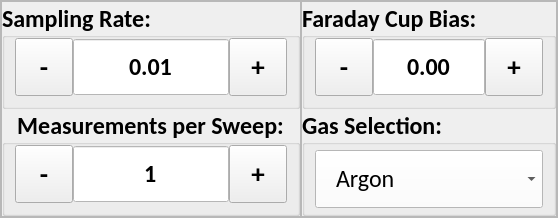
         <widget class="QFrame" name="frame_11">
          <property name="frameShape">
           <enum>QFrame::StyledPanel</enum>
          </property>
          <property name="frameShadow">
           <enum>QFrame::Raised</enum>
          </property>
          <layout class="QHBoxLayout" name="horizontalLayout_18">
           <property name="spacing">
            <number>0</number>
           </property>
           <property name="leftMargin">
            <number>0</number>
           </property>
           <property name="topMargin">
            <number>0</number>
           </property>
           <property name="rightMargin">
            <number>0</number>
           </property>
           <property name="bottomMargin">
            <number>0</number>
           </property>
           <item>
            <widget class="QFrame" name="frame_12">
             <property name="frameShape">
              <enum>QFrame::StyledPanel</enum>
             </property>
             <property name="frameShadow">
              <enum>QFrame::Raised</enum>
             </property>
             <layout class="QVBoxLayout" name="verticalLayout_13">
              <property name="spacing">
               <number>0</number>
              </property>
              <property name="leftMargin">
               <number>0</number>
              </property>
              <property name="topMargin">
               <number>0</number>
              </property>
              <property name="rightMargin">
               <number>0</number>
              </property>
              <property name="bottomMargin">
               <number>0</number>
              </property>
              <item>
               <widget class="QGroupBox" name="hea_sampling_rate_gb">
                <property name="font">
                 <font>
                  <family>Calibri</family>
                  <pointsize>18</pointsize>
                  <weight>75</weight>
                  <bold>true</bold>
                 </font>
                </property>
                <property name="styleSheet">
                 <string notr="true"/>
                </property>
                <property name="title">
                 <string>Sampling Rate:</string>
                </property>
                <property name="alignment">
                 <set>Qt::AlignLeading|Qt::AlignLeft|Qt::AlignVCenter</set>
                </property>
                <layout class="QHBoxLayout" name="horizontalLayout_19">
                 <property name="spacing">
                  <number>0</number>
                 </property>
                 <property name="leftMargin">
                  <number>10</number>
                 </property>
                 <property name="topMargin">
                  <number>0</number>
                 </property>
                 <property name="rightMargin">
                  <number>10</number>
                 </property>
                 <property name="bottomMargin">
                  <number>10</number>
                 </property>
                 <item>
                  <widget class="QToolButton" name="hea_sampling_rate_minus">
                   <property name="minimumSize">
                    <size>
                     <width>58</width>
                     <height>58</height>
                    </size>
                   </property>
                   <property name="maximumSize">
                    <size>
                     <width>58</width>
                     <height>58</height>
                    </size>
                   </property>
                   <property name="font">
                    <font>
                     <pointsize>20</pointsize>
                     <weight>75</weight>
                     <bold>true</bold>
                    </font>
                   </property>
                   <property name="text">
                    <string>-</string>
                   </property>
                  </widget>
                 </item>
                 <item>
                  <widget class="QDoubleSpinBox" name="hea_sampling_rate_input">
                   <property name="minimumSize">
                    <size>
                     <width>0</width>
                     <height>58</height>
                    </size>
                   </property>
                   <property name="maximumSize">
                    <size>
                     <width>1000</width>
                     <height>58</height>
                    </size>
                   </property>
                   <property name="font">
                    <font>
                     <family>Calibri</family>
                     <pointsize>18</pointsize>
                    </font>
                   </property>
                   <property name="focusPolicy">
                    <enum>Qt::NoFocus</enum>
                   </property>
                   <property name="layoutDirection">
                    <enum>Qt::LeftToRight</enum>
                   </property>
                   <property name="styleSheet">
                    <string notr="true">QDoubleSpinBox {
	background-color: #FFFFFF;
}</string>
                   </property>
                   <property name="alignment">
                    <set>Qt::AlignCenter</set>
                   </property>
                   <property name="readOnly">
                    <bool>true</bool>
                   </property>
                   <property name="buttonSymbols">
                    <enum>QAbstractSpinBox::NoButtons</enum>
                   </property>
                   <property name="correctionMode">
                    <enum>QAbstractSpinBox::CorrectToPreviousValue</enum>
                   </property>
                   <property name="showGroupSeparator" stdset="0">
                    <bool>false</bool>
                   </property>
                   <property name="decimals">
                    <number>2</number>
                   </property>
                   <property name="minimum">
                    <double>0.010000000000000</double>
                   </property>
                   <property name="maximum">
                    <double>10000.000000000000000</double>
                   </property>
                   <property name="value">
                    <double>0.010000000000000</double>
                   </property>
                  </widget>
                 </item>
                 <item>
                  <widget class="QToolButton" name="hea_sampling_rate_plus">
                   <property name="minimumSize">
                    <size>
                     <width>58</width>
                     <height>58</height>
                    </size>
                   </property>
                   <property name="maximumSize">
                    <size>
                     <width>16777215</width>
                     <height>58</height>
                    </size>
                   </property>
                   <property name="font">
                    <font>
                     <pointsize>20</pointsize>
                     <weight>75</weight>
                     <bold>true</bold>
                    </font>
                   </property>
                   <property name="focusPolicy">
                    <enum>Qt::NoFocus</enum>
                   </property>
                   <property name="text">
                    <string>+</string>
                   </property>
                  </widget>
                 </item>
                </layout>
               </widget>
              </item>
              <item>
               <widget class="QGroupBox" name="hea_num_measurements_gb">
                <property name="font">
                 <font>
                  <family>Calibri</family>
                  <pointsize>18</pointsize>
                  <weight>75</weight>
                  <bold>true</bold>
                 </font>
                </property>
                <property name="title">
                 <string>Measurements per Sweep:</string>
                </property>
                <property name="alignment">
                 <set>Qt::AlignCenter</set>
                </property>
                <layout class="QHBoxLayout" name="horizontalLayout_20">
                 <property name="spacing">
                  <number>0</number>
                 </property>
                 <property name="leftMargin">
                  <number>10</number>
                 </property>
                 <property name="topMargin">
                  <number>0</number>
                 </property>
                 <property name="rightMargin">
                  <number>10</number>
                 </property>
                 <property name="bottomMargin">
                  <number>10</number>
                 </property>
                 <item>
                  <widget class="QToolButton" name="hea_num_measurements_minus">
                   <property name="minimumSize">
                    <size>
                     <width>58</width>
                     <height>58</height>
                    </size>
                   </property>
                   <property name="maximumSize">
                    <size>
                     <width>58</width>
                     <height>58</height>
                    </size>
                   </property>
                   <property name="font">
                    <font>
                     <pointsize>20</pointsize>
                     <weight>75</weight>
                     <bold>true</bold>
                    </font>
                   </property>
                   <property name="text">
                    <string>-</string>
                   </property>
                  </widget>
                 </item>
                 <item>
                  <widget class="QDoubleSpinBox" name="hea_num_measurements_input">
                   <property name="minimumSize">
                    <size>
                     <width>0</width>
                     <height>58</height>
                    </size>
                   </property>
                   <property name="maximumSize">
                    <size>
                     <width>1000</width>
                     <height>58</height>
                    </size>
                   </property>
                   <property name="font">
                    <font>
                     <family>Calibri</family>
                     <pointsize>18</pointsize>
                    </font>
                   </property>
                   <property name="styleSheet">
                    <string notr="true">QDoubleSpinBox {
	background-color: #FFFFFF;
}</string>
                   </property>
                   <property name="alignment">
                    <set>Qt::AlignCenter</set>
                   </property>
                   <property name="readOnly">
                    <bool>true</bool>
                   </property>
                   <property name="buttonSymbols">
                    <enum>QAbstractSpinBox::NoButtons</enum>
                   </property>
                   <property name="correctionMode">
                    <enum>QAbstractSpinBox::CorrectToPreviousValue</enum>
                   </property>
                   <property name="showGroupSeparator" stdset="0">
                    <bool>false</bool>
                   </property>
                   <property name="decimals">
                    <number>0</number>
                   </property>
                   <property name="minimum">
                    <double>1.000000000000000</double>
                   </property>
                   <property name="maximum">
                    <double>10000.000000000000000</double>
                   </property>
                  </widget>
                 </item>
                 <item>
                  <widget class="QToolButton" name="hea_num_measurements_plus">
                   <property name="minimumSize">
                    <size>
                     <width>58</width>
                     <height>58</height>
                    </size>
                   </property>
                   <property name="maximumSize">
                    <size>
                     <width>16777215</width>
                     <height>58</height>
                    </size>
                   </property>
                   <property name="font">
                    <font>
                     <pointsize>20</pointsize>
                     <weight>75</weight>
                     <bold>true</bold>
                    </font>
                   </property>
                   <property name="focusPolicy">
                    <enum>Qt::NoFocus</enum>
                   </property>
                   <property name="text">
                    <string>+</string>
                   </property>
                  </widget>
                 </item>
                </layout>
               </widget>
              </item>
             </layout>
            </widget>
           </item>
           <item>
            <widget class="QFrame" name="frame_13">
             <property name="frameShape">
              <enum>QFrame::StyledPanel</enum>
             </property>
             <property name="frameShadow">
              <enum>QFrame::Raised</enum>
             </property>
             <layout class="QVBoxLayout" name="verticalLayout_14">
              <property name="spacing">
               <number>0</number>
              </property>
              <property name="leftMargin">
               <number>0</number>
              </property>
              <property name="topMargin">
               <number>0</number>
              </property>
              <property name="rightMargin">
               <number>0</number>
              </property>
              <property name="bottomMargin">
               <number>0</number>
              </property>
              <item>
               <widget class="QGroupBox" name="hea_faraday_cup_bias_gb">
                <property name="font">
                 <font>
                  <family>Calibri</family>
                  <pointsize>18</pointsize>
                  <weight>75</weight>
                  <bold>true</bold>
                 </font>
                </property>
                <property name="styleSheet">
                 <string notr="true"/>
                </property>
                <property name="title">
                 <string>Faraday Cup Bias:</string>
                </property>
                <property name="alignment">
                 <set>Qt::AlignLeading|Qt::AlignLeft|Qt::AlignVCenter</set>
                </property>
                <layout class="QHBoxLayout" name="horizontalLayout_21">
                 <property name="spacing">
                  <number>0</number>
                 </property>
                 <property name="leftMargin">
                  <number>10</number>
                 </property>
                 <property name="topMargin">
                  <number>0</number>
                 </property>
                 <property name="rightMargin">
                  <number>10</number>
                 </property>
                 <property name="bottomMargin">
                  <number>10</number>
                 </property>
                 <item>
                  <widget class="QToolButton" name="hea_faraday_cup_bias_minus">
                   <property name="minimumSize">
                    <size>
                     <width>58</width>
                     <height>58</height>
                    </size>
                   </property>
                   <property name="maximumSize">
                    <size>
                     <width>58</width>
                     <height>58</height>
                    </size>
                   </property>
                   <property name="font">
                    <font>
                     <pointsize>20</pointsize>
                     <weight>75</weight>
                     <bold>true</bold>
                    </font>
                   </property>
                   <property name="text">
                    <string>-</string>
                   </property>
                  </widget>
                 </item>
                 <item>
                  <widget class="QDoubleSpinBox" name="hea_faraday_cup_bias_input">
                   <property name="minimumSize">
                    <size>
                     <width>0</width>
                     <height>58</height>
                    </size>
                   </property>
                   <property name="maximumSize">
                    <size>
                     <width>1000</width>
                     <height>58</height>
                    </size>
                   </property>
                   <property name="font">
                    <font>
                     <family>Calibri</family>
                     <pointsize>18</pointsize>
                    </font>
                   </property>
                   <property name="focusPolicy">
                    <enum>Qt::NoFocus</enum>
                   </property>
                   <property name="layoutDirection">
                    <enum>Qt::LeftToRight</enum>
                   </property>
                   <property name="styleSheet">
                    <string notr="true">QDoubleSpinBox {
	background-color: #FFFFFF;
}</string>
                   </property>
                   <property name="alignment">
                    <set>Qt::AlignCenter</set>
                   </property>
                   <property name="readOnly">
                    <bool>true</bool>
                   </property>
                   <property name="buttonSymbols">
                    <enum>QAbstractSpinBox::NoButtons</enum>
                   </property>
                   <property name="correctionMode">
                    <enum>QAbstractSpinBox::CorrectToPreviousValue</enum>
                   </property>
                   <property name="showGroupSeparator" stdset="0">
                    <bool>false</bool>
                   </property>
                   <property name="decimals">
                    <number>2</number>
                   </property>
                   <property name="minimum">
                    <double>-10000.000000000000000</double>
                   </property>
                   <property name="maximum">
                    <double>10000.000000000000000</double>
                   </property>
                  </widget>
                 </item>
                 <item>
                  <widget class="QToolButton" name="hea_faraday_cup_bias_plus">
                   <property name="minimumSize">
                    <size>
                     <width>58</width>
                     <height>58</height>
                    </size>
                   </property>
                   <property name="maximumSize">
                    <size>
                     <width>16777215</width>
                     <height>58</height>
                    </size>
                   </property>
                   <property name="font">
                    <font>
                     <pointsize>20</pointsize>
                     <weight>75</weight>
                     <bold>true</bold>
                    </font>
                   </property>
                   <property name="focusPolicy">
                    <enum>Qt::NoFocus</enum>
                   </property>
                   <property name="text">
                    <string>+</string>
                   </property>
                  </widget>
                 </item>
                </layout>
               </widget>
              </item>
              <item>
               <widget class="QGroupBox" name="hea_gas_select_gb">
                <property name="font">
                 <font>
                  <family>Calibri</family>
                  <pointsize>18</pointsize>
                  <weight>75</weight>
                  <bold>true</bold>
                 </font>
                </property>
                <property name="styleSheet">
                 <string notr="true"/>
                </property>
                <property name="title">
                 <string>Gas Selection:</string>
                </property>
                <property name="alignment">
                 <set>Qt::AlignLeading|Qt::AlignLeft|Qt::AlignVCenter</set>
                </property>
                <layout class="QVBoxLayout" name="verticalLayout_33">
                 <property name="spacing">
                  <number>0</number>
                 </property>
                 <property name="leftMargin">
                  <number>10</number>
                 </property>
                 <property name="topMargin">
                  <number>0</number>
                 </property>
                 <property name="rightMargin">
                  <number>10</number>
                 </property>
                 <property name="bottomMargin">
                  <number>0</number>
                 </property>
                 <item>
                  <widget class="QComboBox" name="hea_gas_select_cb">
                   <property name="minimumSize">
                    <size>
                     <width>0</width>
                     <height>58</height>
                    </size>
                   </property>
                   <property name="maximumSize">
                    <size>
                     <width>1000</width>
                     <height>58</height>
                    </size>
                   </property>
                   <property name="font">
                    <font>
                     <family>Calibri</family>
                     <pointsize>18</pointsize>
                     <weight>50</weight>
                     <bold>false</bold>
                    </font>
                   </property>
                   <property name="cursor">
                    <cursorShape>PointingHandCursor</cursorShape>
                   </property>
                   <property name="styleSheet">
                    <string notr="true">QComboBox {
	background-color: #FFFFFF;
	padding-left: 20px;
	text-align: left;
}

QComboBox:focus {
    outline: none; 
    border: 1px solid gray;
}

QComboBox QAbstractItemView {
    selection-background-color: white;
    selection-color: black; 
}
</string>
                   </property>
                   <property name="frame">
                    <bool>true</bool>
                   </property>
                   <item>
                    <property name="text">
                     <string>Argon</string>
                    </property>
                   </item>
                   <item>
                    <property name="text">
                     <string>Helium</string>
                    </property>
                   </item>
                   <item>
                    <property name="text">
                     <string>Nitrogen</string>
                    </property>
                   </item>
                   <item>
                    <property name="text">
                     <string>CO2</string>
                    </property>
                   </item>
                   <item>
                    <property name="text">
                     <string>Oxygen</string>
                    </property>
                   </item>
                   <item>
                    <property name="text">
                     <string>Hydrogen</string>
                    </property>
                   </item>
                  </widget>
                 </item>
                </layout>
               </widget>
              </item>
             </layout>
            </widget>
           </item>
          </layout>
         </widget>
